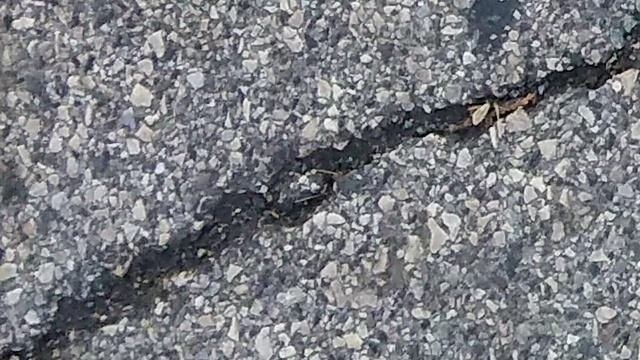
#> input picture test/test1.jpg, 640 x 360 px, given in place of test1.jpg.jpg, which was not available
$ python -i main.py   (imports and definitions only)   (older library calls are emulated)
#> lines starting #> are read from the running program, lines starting #| are printed output that depends on the picture; pictures that were not available may be replaced by others from this repository, and a replacement may not be noted
### mrcnn/config.py
"""
Mask R-CNN
Base Configurations class.

Copyright (c) 2017 Matterport, Inc.
Licensed under the MIT License (see LICENSE for details)
Written by Waleed Abdulla
"""

import numpy as np


# Base Configuration Class
# Don't use this class directly. Instead, sub-class it and override
# the configurations you need to change.

class Config(object):
    """Base configuration class. For custom configurations, create a
    sub-class that inherits from this one and override properties
    that need to be changed.
    """
    # Name the configurations. For example, 'COCO', 'Experiment 3', ...etc.
    # Useful if your code needs to do things differently depending on which
    # experiment is running.
    NAME = None  # Override in sub-classes

    # NUMBER OF GPUs to use. When using only a CPU, this needs to be set to 1.
    GPU_COUNT = 1

    # Number of images to train with on each GPU. A 12GB GPU can typically
    # handle 2 images of 1024x1024px.
    # Adjust based on your GPU memory and image sizes. Use the highest
    # number that your GPU can handle for best performance.
    IMAGES_PER_GPU = 2

    # Number of training steps per epoch
    # This doesn't need to match the size of the training set. Tensorboard
    # updates are saved at the end of each epoch, so setting this to a
    # smaller number means getting more frequent TensorBoard updates.
    # Validation stats are also calculated at each epoch end and they
    # might take a while, so don't set this too small to avoid spending
    # a lot of time on validation stats.
    STEPS_PER_EPOCH = 1000

    # Number of validation steps to run at the end of every training epoch.
    # A bigger number improves accuracy of validation stats, but slows
    # down the training.
    VALIDATION_STEPS = 50

    # Backbone network architecture
    # Supported values are: resnet50, resnet101.
    # You can also provide a callable that should have the signature
    # of model.resnet_graph. If you do so, you need to supply a callable
    # to COMPUTE_BACKBONE_SHAPE as well
    BACKBONE = "resnet101"

    # Only useful if you supply a callable to BACKBONE. Should compute
    # the shape of each layer of the FPN Pyramid.
    # See model.compute_backbone_shapes
    COMPUTE_BACKBONE_SHAPE = None

    # The strides of each layer of the FPN Pyramid. These values
    # are based on a Resnet101 backbone.
    BACKBONE_STRIDES = [4, 8, 16, 32, 64]

    # Size of the fully-connected layers in the classification graph
    FPN_CLASSIF_FC_LAYERS_SIZE = 1024

    # Size of the top-down layers used to build the feature pyramid
    TOP_DOWN_PYRAMID_SIZE = 256

    # Number of classification classes (including background)
    NUM_CLASSES = 1  # Override in sub-classes

    # Length of square anchor side in pixels
    RPN_ANCHOR_SCALES = (32, 64, 128, 256, 512)

    # Ratios of anchors at each cell (width/height)
    # A value of 1 represents a square anchor, and 0.5 is a wide anchor
    RPN_ANCHOR_RATIOS = [0.5, 1, 2]

    # Anchor stride
    # If 1 then anchors are created for each cell in the backbone feature map.
    # If 2, then anchors are created for every other cell, and so on.
    RPN_ANCHOR_STRIDE = 1

    # Non-max suppression threshold to filter RPN proposals.
    # You can increase this during training to generate more propsals.
    # RPN_NMS_THRESHOLD = 0.7
    RPN_NMS_THRESHOLD = 0.7

    # How many anchors per image to use for RPN training
    RPN_TRAIN_ANCHORS_PER_IMAGE = 256

    # ROIs kept after tf.nn.top_k and before non-maximum suppression
    PRE_NMS_LIMIT = 6000

    # ROIs kept after non-maximum suppression (training and inference)
    POST_NMS_ROIS_TRAINING = 2000
    POST_NMS_ROIS_INFERENCE = 1000

    # If enabled, resizes instance masks to a smaller size to reduce
    # memory load. Recommended when using high-resolution images.
    USE_MINI_MASK = True
    MINI_MASK_SHAPE = (56, 56)  # (height, width) of the mini-mask

    # Input image resizing
    # Generally, use the "square" resizing mode for training and predicting
    # and it should work well in most cases. In this mode, images are scaled
    # up such that the small side is = IMAGE_MIN_DIM, but ensuring that the
    # scaling doesn't make the long side > IMAGE_MAX_DIM. Then the image is
    # padded with zeros to make it a square so multiple images can be put
    # in one batch.
    # Available resizing modes:
    # none:   No resizing or padding. Return the image unchanged.
    # square: Resize and pad with zeros to get a square image
    #         of size [max_dim, max_dim].
    # pad64:  Pads width and height with zeros to make them multiples of 64.
    #         If IMAGE_MIN_DIM or IMAGE_MIN_SCALE are not None, then it scales
    #         up before padding. IMAGE_MAX_DIM is ignored in this mode.
    #         The multiple of 64 is needed to ensure smooth scaling of feature
    #         maps up and down the 6 levels of the FPN pyramid (2**6=64).
    # crop:   Picks random crops from the image. First, scales the image based
    #         on IMAGE_MIN_DIM and IMAGE_MIN_SCALE, then picks a random crop of
    #         size IMAGE_MIN_DIM x IMAGE_MIN_DIM. Can be used in training only.
    #         IMAGE_MAX_DIM is not used in this mode.
    IMAGE_RESIZE_MODE = "square"
    IMAGE_MIN_DIM = 800
    IMAGE_MAX_DIM = 1024
    # Minimum scaling ratio. Checked after MIN_IMAGE_DIM and can force further
    # up scaling. For example, if set to 2 then images are scaled up to double
    # the width and height, or more, even if MIN_IMAGE_DIM doesn't require it.
    # However, in 'square' mode, it can be overruled by IMAGE_MAX_DIM.
    IMAGE_MIN_SCALE = 0
    # Number of color channels per image. RGB = 3, grayscale = 1, RGB-D = 4
    # Changing this requires other changes in the code. See the WIKI for more
    # details: https://github.com/matterport/Mask_RCNN/wiki
    IMAGE_CHANNEL_COUNT = 3

    # Image mean (RGB)
    MEAN_PIXEL = np.array([123.7, 116.8, 103.9])

    # Number of ROIs per image to feed to classifier/mask heads
    # The Mask RCNN paper uses 512 but often the RPN doesn't generate
    # enough positive proposals to fill this and keep a positive:negative
    # ratio of 1:3. You can increase the number of proposals by adjusting
    # the RPN NMS threshold.
    TRAIN_ROIS_PER_IMAGE = 200

    # Percent of positive ROIs used to train classifier/mask heads
    ROI_POSITIVE_RATIO = 0.33

    # Pooled ROIs  分别是cls 和 mask
    POOL_SIZE = 7
    MASK_POOL_SIZE = 14

    # Shape of output mask
    # To change this you also need to change the neural network mask branch
    MASK_SHAPE = [28, 28]

    # Maximum number of ground truth instances to use in one image
    MAX_GT_INSTANCES = 100

    # Bounding box refinement standard deviation for RPN and final detections.
    RPN_BBOX_STD_DEV = np.array([0.1, 0.1, 0.2, 0.2])
    BBOX_STD_DEV = np.array([0.1, 0.1, 0.2, 0.2])

    # Max number of final detections
    DETECTION_MAX_INSTANCES = 100

    # Minimum probability value to accept a detected instance
    # ROIs below this threshold are skipped
    DETECTION_MIN_CONFIDENCE = 0.7

    # Non-maximum suppression threshold for detection
    DETECTION_NMS_THRESHOLD = 0.3

    # Learning rate and momentum
    # The Mask RCNN paper uses lr=0.02, but on TensorFlow it causes
    # weights to explode. Likely due to differences in optimizer
    # implementation.
    LEARNING_RATE = 0.001
    LEARNING_MOMENTUM = 0.9

    # Weight decay regularization
    WEIGHT_DECAY = 0.0001

    # Loss weights for more precise optimization.
    # Can be used for R-CNN training setup.
    LOSS_WEIGHTS = {
        "rpn_class_loss": 1.,
        "rpn_bbox_loss": 1.,
        "mrcnn_class_loss": 1.,
        "mrcnn_bbox_loss": 1.,
        "mrcnn_mask_loss": 1.
    }

    # Use RPN ROIs or externally generated ROIs for training
    # Keep this True for most situations. Set to False if you want to train
    # the head branches on ROI generated by code rather than the ROIs from
    # the RPN. For example, to debug the classifier head without having to
    # train the RPN.
    USE_RPN_ROIS = True

    # Train or freeze batch normalization layers
    #     None: Train BN layers. This is the normal mode
    #     False: Freeze BN layers. Good when using a small batch size
    #     True: (don't use). Set layer in training mode even when predicting
    TRAIN_BN = False  # Defaulting to False since batch size is often small

    # Gradient norm clipping
    GRADIENT_CLIP_NORM = 5.0

    # TODO myconfig
    GaussianBlurFactor = 48
    MixAlpha = 1.0
    MixShift = 255
    MixBeta = .0

    iou_threshold = 0.5

    def __init__(self):
        """Set values of computed attributes."""
        # Effective batch size
        self.BATCH_SIZE = self.IMAGES_PER_GPU * self.GPU_COUNT

        # Input image size
        if self.IMAGE_RESIZE_MODE == "crop":
            self.IMAGE_SHAPE = np.array([self.IMAGE_MIN_DIM, self.IMAGE_MIN_DIM,
                self.IMAGE_CHANNEL_COUNT])
        else:
            self.IMAGE_SHAPE = np.array([self.IMAGE_MAX_DIM, self.IMAGE_MAX_DIM,
                self.IMAGE_CHANNEL_COUNT])

        # Image meta data length
        # See compose_image_meta() for details
        self.IMAGE_META_SIZE = 1 + 3 + 3 + 4 + 1 + self.NUM_CLASSES

    # [7 lines left out: function display, not called in this run]

### main.py
import math

import tensorflow as tf
import os
import sys
import random
import json
import datetime
import numpy as np
import skimage.draw

from PIL import Image
from matplotlib.colors import rgb_to_hsv, hsv_to_rgb
import matplotlib.pyplot as plt
ROOT_DIR = os.path.abspath("")

import cv2

# Import Mask RCNN
sys.path.append(ROOT_DIR)  # 找到本地库
from mrcnn.config import Config
from mrcnn import utils
from mrcnn import visualize
# import mrcnn.model as modellib
# from mrcnn.model import log
import mrcnn.model as modellib
from mrcnn.model import log
MODEL_DIR = os.path.join(ROOT_DIR,"logs")
DATASETS_DIR = os.path.join(ROOT_DIR,"datasets/crack_huge")
COCO_MODEL_PATH = os.path.join(ROOT_DIR, "mask_rcnn_coco.h5")
# [2 lines not run here, left out]

os.environ["CUDA_VISIBLE_DEVICES"] = '0'   #指定第一块GPU可用
# [1 line that did not run here, left out]
# config.gpu_options.per_process_gpu_memory_fraction = 0.9  # 程序最多只能占用指定gpu50%的显存
# [1 line that did not run here, left out]
# [1 line that did not run here, left out]

# [16 lines left out: functions get_ax, rand, not called in this run]

class CracksConfig(Config):
    """训练混凝土表面裂缝检测模型时的配置.
    """
    # 给予这个配置一个易于识别的名称
    NAME = "cracks"

    # 在一个GPU上训练,并且每个GPU每次只训练一张图片
    # 为了避免显存不足,尽量往小的方向配置
    GPU_COUNT = 1
    IMAGES_PER_GPU = 1

    # 类别数量,实体+背景,这里只考虑混凝土裂缝和背景
    NUM_CLASSES = 1 + 1

    # 使用小尺寸的图片以便训练得更快,训练前将其全部调整为128x128大小
    IMAGE_MIN_DIM = 128
    IMAGE_MAX_DIM = 128

    # 因为数据集是混凝土表面裂缝,往往贯穿整个图片,所以必须
    # 至少设置一个128的anchors才能捕获
    RPN_ANCHOR_SCALES = (8, 16, 32, 64, 128)

    # 每张图片的训练感兴趣区域,不需要太大,训练集里一张图片只有一两条裂缝
    # 至少我标注得是这样,对于一些形状丰富的可能需要几个检测才能满足
    # 能够保证取到正感兴趣区域.
    TRAIN_ROIS_PER_IMAGE = 8

    # 每个epoch训练多少次
    STEPS_PER_EPOCH = 100

    # 每个epoch验证多少次
    VALIDATION_STEPS = 5
class CracksConfig2(Config):
    """训练混凝土表面裂缝检测模型时的配置.
    """
    # 给予这个配置一个易于识别的名称
    NAME = "cracks"

    # 在一个GPU上训练,并且每个GPU每次只训练一张图片
    # 为了避免显存不足,尽量往小的方向配置
    GPU_COUNT = 1
    IMAGES_PER_GPU = 1

    # 类别数量,实体+背景,这里只考虑混凝土裂缝和背景
    NUM_CLASSES = 1 + 1

    # 使用小尺寸的图片以便训练得更快,训练前将其全部调整为128x128大小
    IMAGE_MIN_DIM = 128
    IMAGE_MAX_DIM = 128

    # 因为数据集是混凝土表面裂缝,往往贯穿整个图片,所以必须
    # 至少设置一个128的anchors才能捕获
    # RPN_ANCHOR_SCALES = (32, 64, 128, 256, 512)
    # RPN_ANCHOR_SCALES = (4, 8, 16, 32, 64)
    RPN_ANCHOR_SCALES = (8, 16, 32, 64, 128)
    USE_MINI_MASK = False
    #False

    # BACKBONE_STRIDES = [8, 16, 32, 64, 128]
    # POOL_SIZE = 14
    MASK_POOL_SIZE = 28
    POOL_SIZE = 7 # 7
    MASK_SHAPE = [56, 56]
    # POST_NMS_ROIS_TRAINING = 200
    # POST_NMS_ROIS_INFERENCE = 100
    # 每张图片的训练感兴趣区域,不需要太大,训练集里一张图片只有一两条裂缝
    # 至少我标注得是这样,对于一些形状丰富的可能需要几个检测才能满足
    # 能够保证取到正感兴趣区域.
    # TRAIN_ROIS_PER_IMAGE = 4
    FPN_CLASSIF_FC_LAYERS_SIZE = 1024
    # 每个epoch训练多少次
    STEPS_PER_EPOCH = 10

    # 每个epoch验证多少次
    VALIDATION_STEPS = 1

config = CracksConfig2()

# class InferenceConfig(CracksConfig):
class InferenceConfig(CracksConfig2):
    GPU_COUNT = 1
    IMAGES_PER_GPU = 1

class Crack500_min2_Dataset(utils.Dataset):
    """加载并预处理准备的CRACK500数据集
        """
    # [104 lines left out: functions load_balloon, load_image, load_mask, not called in this run]


class Crack500Dataset(utils.Dataset):
    """加载并预处理准备的CRACK500数据集
        """
    # [44 lines left out: functions load_balloon, load_mask, not called in this run]


class CrackDataset(utils.Dataset):
    """加载并预处理准备的混凝土裂缝数据集
    """
    # [1113 lines left out: functions load_balloon, load_mask, image_reference, prepare_datasets, check_dataset, generate_anchors and 7 more, not called in this run]
def det_single(base_path = None):
    """
    随机检测和性能评估
    :return:
    """
    # 准备数据集

    # 创建推理配置
    """
    inference_config = InferenceConfig()

    # 以推理模式恢复模型
    model = modellib.MaskRCNN(mode="inference",
                              config=inference_config,
                              model_dir=MODEL_DIR)
    # 获取保存的权重的路径
    # TODO 可以设置为一个特定的权值的路径,也可以直接使用最后一次的权值
    model_path = os.path.join(ROOT_DIR, "logs/cracks20220311T1933/mask_rcnn_shapes_0037.h5")
    # model_path = model.find_last()

    # 加载训练好的权值
    print("Loading weights from ", model_path)
    model.load_weights(model_path, by_name=True)
    """

    # 加载图片和元数据
    # base_path = "F:\\360downloads\\CRACK500\\traincrop\\20160222_081031_1_721"
    # base_path = "F:\\360downloads\\CRACK500\\traincrop\\20160307_145107_641_721"

    if base_path == None:
        base_path = "F:\\new_work\\concrete_crack\\test\\test1"
    img_path = base_path+".jpg"
    mask_path = base_path+".png"
    image = skimage.io.imread(img_path)
    original_mask = skimage.io.imread(mask_path)

    # original_image = np.resize(image,[128,128,3])
    DIM = config.IMAGE_MAX_DIM
    molded_image, window, scale, padding, crop = utils.resize_image(
        image,
        min_dim=DIM,
        min_scale=0,
        max_dim=DIM,
        mode="square")
    cvresize_img = cv2.resize(image,[DIM,DIM])
    original_image = cvresize_img

    #可视化原图

    #进行推理
    results = model.detect([cvresize_img], verbose=1)
    #输入只有一张图片,
    r = results[0]
    #可视化原图+检测框+mask
    float_masks = r['float_masks']
    if len(float_masks) == 0:
        print("None detection")
        return None

    plt.figure("original_image",figsize=(12,8))
    plt.subplot(221),    plt.imshow(molded_image),    plt.title("original_image")
    plt.subplot(222),    plt.imshow(cvresize_img),    plt.title("cvresize_img")
    plt.subplot(223),    plt.imshow(original_mask),    plt.title("original_mask")
    plt.show()
    boxes = np.zeros([1,4])
    boxes[0,:] = [0,0,DIM,DIM]
    class_ids = np.array([1])
    scores = np.array([1.0])
    mode_mask = utils.resize(original_mask, (DIM, DIM,1))
    visualize.display_instances(original_image, boxes, mode_mask, class_ids,
                                ["bg", "crack"], scores)

    single_mask_temp = np.reshape(r["masks"][:,:,0],[DIM,DIM,1])
    visualize.display_instances(original_image, r["rois"], r["masks"], r["class_ids"],
                                ["bg", "crack"], r["scores"])
    # TODO
    overlaps1 = utils.compute_overlaps_masks(mode_mask,r["masks"])
    print(f'overlaps_mode_mask_ = {overlaps1}')
    N = r["rois"].shape[0]

    # [69 lines left out: function mix_thresh, not called in this run]

    final_mask = mix_thresh(float_masks,[0,0,DIM,DIM])

    # [7 lines of commented-out code are left out]
    single_box_temp = np.reshape(r['rois'][0],[1,4])
    visualize.display_instances(original_image,r['rois'] , final_mask, r['class_ids'],
                                ["bg","crack"], r['scores'])
    overlaps2 = utils.compute_overlaps_masks(mode_mask, final_mask)
    print(f'overlaps2 = {overlaps2}')

    return final_mask

    # END

# [22 lines left out: functions check_crack500, print_hi, not called in this run]

def split_det(name):
#> called with name = 'test/test1.jpg'
    original_image = Image.open(f"F:\\new_work\\concrete_crack\\test\\{name}.jpg")
#> original_image is the input picture: PIL image 640x360 RGB; mean R, G, B 124.1, 126, 130.8
    iw, ih = original_image.size
#> iw = 640; ih = 360
    original_mask = Image.open(f"F:\\new_work\\concrete_crack\\test\\{name}.png")
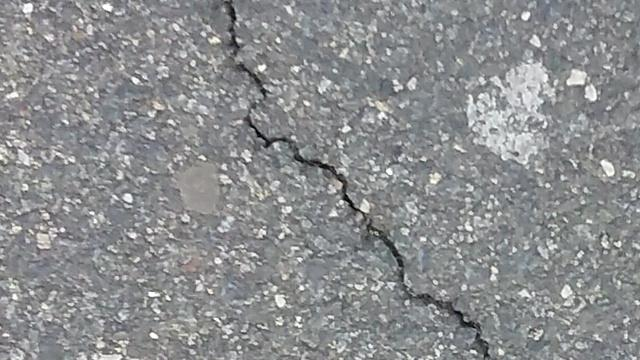
#> input picture test/test10.jpg, 640 x 360 px, given in place of test1.jpg.png, which was not available
#> original_mask is the input picture: PIL image 640x360 RGB; mean R, G, B 139.8, 141.4, 142.8

    split_level = 2
    step = split_level*2 -1
    patch_w = iw /split_level
#> patch_w = 320
    patch_h = ih /split_level
#> patch_h = 180
    step_long_w = patch_w /2
#> step_long_w = 160
    step_long_h = patch_h /2
#> step_long_h = 90
    for jw in range(step):
        for jh in range(step):
            region = original_image.crop([jw * step_long_w, jh * step_long_h,
                                jw * step_long_w + patch_w, jh * step_long_h + patch_h] )
            region.save(f'./test/{name}_{jw}{jh}.jpg')
            region = original_mask.crop([jw * step_long_w, jh * step_long_h,
                                         jw * step_long_w + patch_w, jh * step_long_h + patch_h])
            region.save(f'./test/{name}_{jw}{jh}.png')
#> this loop made 3 passes
#> pass 1, in split_det, `region.save(f'./test/{name}_{jw}{jh}.jpg')`:
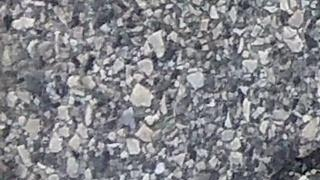
#> saved as test1.jpg_00.jpg: PIL image 320x180 RGB; mean R, G, B 131.6, 132.3, 137.5
#> pass 1, in split_det, `region.save(f'./test/{name}_{jw}{jh}.png')`:
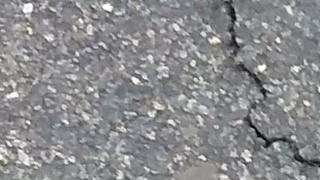
#> saved as test1.jpg_00.png: PIL image 320x180 RGB; mean R, G, B 139.3, 139.6, 141.5
#> pass 1, in split_det, `region.save(f'./test/{name}_{jw}{jh}.jpg')`:
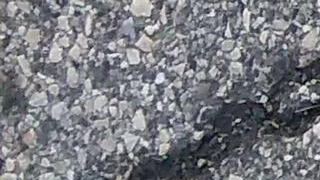
#> saved as test1.jpg_01.jpg: PIL image 320x180 RGB; mean R, G, B 120.9, 122.3, 128.2
#> pass 1, in split_det, `region.save(f'./test/{name}_{jw}{jh}.png')`:
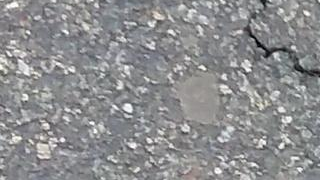
#> saved as test1.jpg_01.png: PIL image 320x180 RGB; mean R, G, B 141, 141.5, 143
#> after the loop:
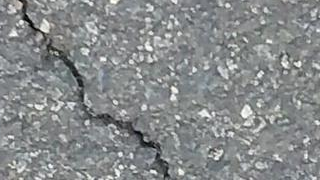
#> region: PIL image 320x180 RGB; mean R, G, B 135.1, 138.2, 139
    split_detection(name)

def split_detection(name):
    split_level = 2
    step = split_level*2 -1
    patch_w = 128
    patch_h = 128
    step_long_w = patch_w // 2
    step_long_h = patch_h // 2

    integrate_mask = np.zeros([128*split_level,128*split_level])
    for jw in range(step):
        for jh in range(step):
            final_mask = det_single(base_path=f"F:\\new_work\\concrete_crack\\test\\{name}_{jw}{jh}")
            if type(final_mask) == type(None):
                continue
            # path = r"./001.jpg"  # 图片路径
            # img = Image.open(path)  # 打开图片
            # img.save("1.jpg")  # 将图片保存为1.jpg
            tp = integrate_mask[jh * step_long_h: jh * step_long_h + patch_h,
                 jw * step_long_w: jw * step_long_w + patch_w]

            tmp = np.ones([128, 128]) * 255
            t = integrate_mask[jh * step_long_h: jh * step_long_h + patch_h,
                jw * step_long_w: jw * step_long_w + patch_w] * 0.5 + tmp * 0.5

            integrate_mask[jh * step_long_h : jh * step_long_h + patch_h,
                jw * step_long_w : jw * step_long_w + patch_w] = \
            np.where(final_mask[:,:,0] == True,
                     integrate_mask[jh * step_long_h : jh * step_long_h + patch_h,
                     jw * step_long_w : jw * step_long_w + patch_w] * 0.5 + tmp * 0.5,
                     integrate_mask[jh * step_long_h:jh * step_long_h + patch_h,
                     jw * step_long_w: jw * step_long_w + patch_w]
                     )

    # img = Image.fromarray(integrate_mask)
    # img.convert("L").save("./test/integrate_mask.jpg")
    # cv2.imwrite('test.jpg', img, [int(cv2.IMWRITE_JPEG_QUALITY), 70])
    cv2.imwrite(f'./test/integrate_mask_{name}.jpg', integrate_mask, [int(cv2.IMWRITE_JPEG_QUALITY), 70])

# [37 lines left out: function split_eval, not called in this run]

# [10 lines not run here, left out]
    # [8 lines of commented-out code are left out]

#> (the run stopped early here; a loop or call above may not have finished)
